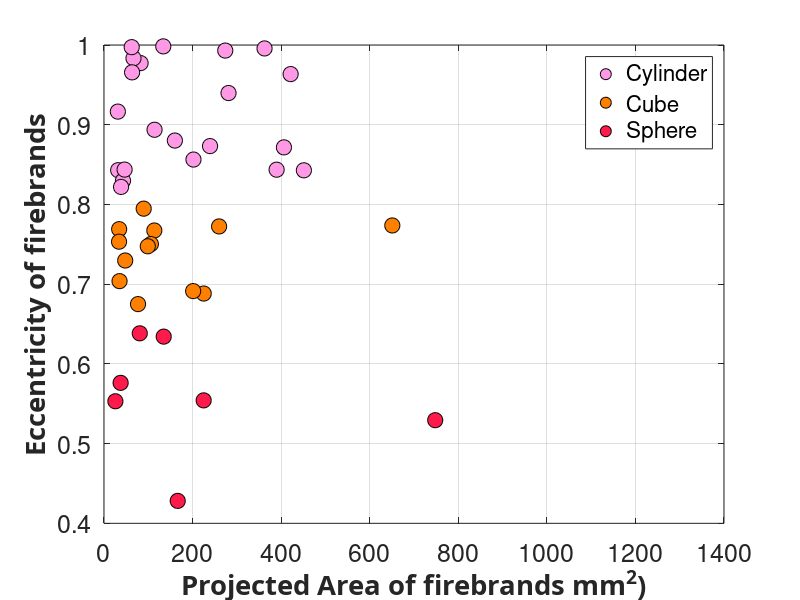

Source code (MATLAB):
clear;
close all;
%NJ Firebrands eccentricity and shapes and projected area.

Projected_Area_cylinder = [32.00984918	42.84395199	38.53493383	31.27116036	46.53739612	1285.07233	389.7814712	406.278855	451.3388735	202.0313943	239.4582949	281.1942136	160.0492459	114.1274238	82.61003386	421.421976	362.5	133.84	66.60510926	273.8073253	62.54232071	63.40412435];
Eceentricity_cylinder = [0.843006045	0.829774322	0.821976312	0.916447777	0.843720213	0.886705422	0.843589242	0.871605087	0.84282238	0.856304834	0.873199004	0.939743458	0.880147363	0.893674682	0.977296219	0.963497022	0.995684769	0.99828287	0.983381159	0.993009984	0.997305819	0.965702107];

Projected_Area_cube = [35.0877193	34.22591567	33.97968606	47.89165897	651.0310865	225.1769775	201.2927054	259.8953524	113.6349646	105.8787319	98.86118806	89.62757772	76.82363804];
Eceentricity_cube = [0.703815667	0.769000817	0.753263933	0.729683719	0.773636742	0.688240335	0.691314642	0.772418734	0.767307006	0.750291415	0.747515386	0.794714849	0.675005895];

Projected_Area_sphere = [37.55001539	25.73099415	747.9224377	225.0538627	166.4512158	134.810711	80.76331179];
Eceentricity_sphere = [0.576196021	0.553091051	0.52938231	0.554236944	0.428136088	0.634189167	0.638331118];


plot(Projected_Area_cylinder,Eceentricity_cylinder,'o','MarkerSize',11,'MarkerEdgeColor','black','MarkerFaceColor',[1 .6 .9]);

hold on;

plot(Projected_Area_cube,Eceentricity_cube,'o','MarkerSize',11,'MarkerEdgeColor','black','MarkerFaceColor',[1 .5 0]);
plot(Projected_Area_sphere,Eceentricity_sphere,'o','MarkerSize',11,'MarkerEdgeColor','black','MarkerFaceColor',[1 .1 .3]);

ax = gca;

grid on;

%grid off
box on

xlabel('Projected Area of firebrands mm^2)','FontWeight','bold','FontSize',20,...
    'FontName','Calibri');
ylabel('Eccentricity of firebrands','FontWeight','bold','FontSize',20,...
    'FontName','Calibri');

set(gca,'fontsize',18);

legend('Cylinder','Cube','Sphere')